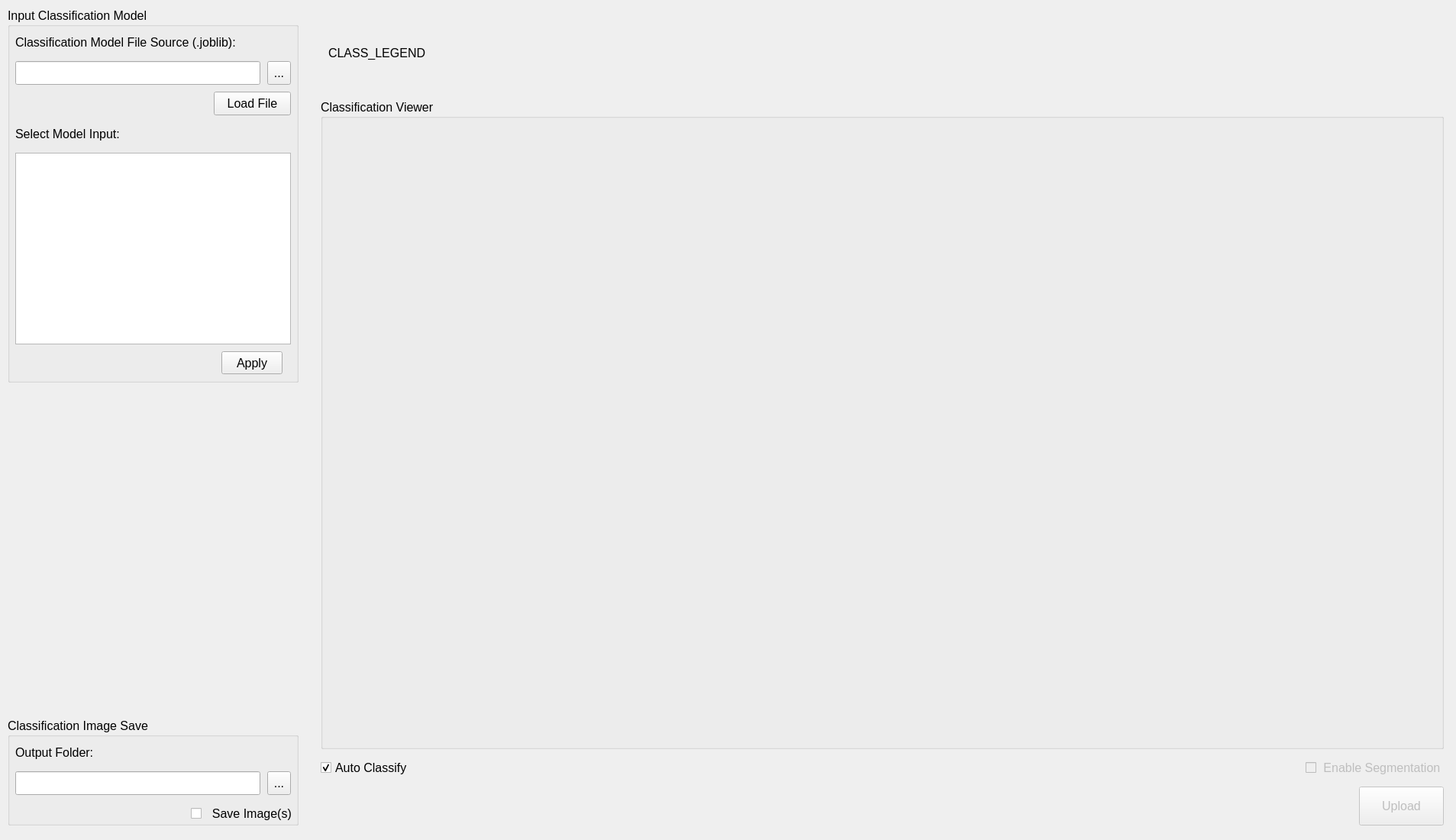
<?xml version="1.0" encoding="UTF-8"?>
<ui version="4.0">
 <class>Form</class>
 <widget class="QWidget" name="Form">
  <property name="geometry">
   <rect>
    <x>0</x>
    <y>0</y>
    <width>1907</width>
    <height>1100</height>
   </rect>
  </property>
  <property name="windowTitle">
   <string>Form</string>
  </property>
  <widget class="QGroupBox" name="class_view">
   <property name="geometry">
    <rect>
     <x>420</x>
     <y>130</y>
     <width>1471</width>
     <height>851</height>
    </rect>
   </property>
   <property name="font">
    <font>
     <pointsize>12</pointsize>
    </font>
   </property>
   <property name="title">
    <string>Classification Viewer</string>
   </property>
   <widget class="QLabel" name="class_img">
    <property name="geometry">
     <rect>
      <x>10</x>
      <y>20</y>
      <width>1451</width>
      <height>821</height>
     </rect>
    </property>
    <property name="text">
     <string/>
    </property>
   </widget>
  </widget>
  <widget class="QLabel" name="img_legend">
   <property name="geometry">
    <rect>
     <x>430</x>
     <y>19</y>
     <width>1461</width>
     <height>101</height>
    </rect>
   </property>
   <property name="font">
    <font>
     <pointsize>12</pointsize>
    </font>
   </property>
   <property name="text">
    <string>CLASS_LEGEND</string>
   </property>
  </widget>
  <widget class="QGroupBox" name="image_save_4">
   <property name="geometry">
    <rect>
     <x>10</x>
     <y>940</y>
     <width>381</width>
     <height>141</height>
    </rect>
   </property>
   <property name="font">
    <font>
     <pointsize>12</pointsize>
     <bold>false</bold>
     <underline>false</underline>
    </font>
   </property>
   <property name="title">
    <string>Classification Image Save</string>
   </property>
   <widget class="QCheckBox" name="img_save_act_4">
    <property name="geometry">
     <rect>
      <x>240</x>
      <y>110</y>
      <width>140</width>
      <height>31</height>
     </rect>
    </property>
    <property name="text">
     <string>  Save Image(s)</string>
    </property>
   </widget>
   <widget class="QToolButton" name="folder_save_open_dir_4">
    <property name="geometry">
     <rect>
      <x>340</x>
      <y>70</y>
      <width>31</width>
      <height>31</height>
     </rect>
    </property>
    <property name="text">
     <string>...</string>
    </property>
   </widget>
   <widget class="QLineEdit" name="folder_save_path_4">
    <property name="geometry">
     <rect>
      <x>10</x>
      <y>70</y>
      <width>321</width>
      <height>31</height>
     </rect>
    </property>
   </widget>
   <widget class="QLabel" name="img_dir_4">
    <property name="geometry">
     <rect>
      <x>10</x>
      <y>30</y>
      <width>110</width>
      <height>31</height>
     </rect>
    </property>
    <property name="text">
     <string>Output Folder:</string>
    </property>
   </widget>
  </widget>
  <widget class="QGroupBox" name="class_input">
   <property name="geometry">
    <rect>
     <x>10</x>
     <y>10</y>
     <width>381</width>
     <height>491</height>
    </rect>
   </property>
   <property name="font">
    <font>
     <pointsize>12</pointsize>
    </font>
   </property>
   <property name="title">
    <string>Input Classification Model</string>
   </property>
   <widget class="QLabel" name="model_file_dir">
    <property name="geometry">
     <rect>
      <x>10</x>
      <y>30</y>
      <width>290</width>
      <height>31</height>
     </rect>
    </property>
    <property name="text">
     <string>Classification Model File Source (.joblib):</string>
    </property>
   </widget>
   <widget class="QLineEdit" name="model_path_dir">
    <property name="geometry">
     <rect>
      <x>10</x>
      <y>70</y>
      <width>321</width>
      <height>31</height>
     </rect>
    </property>
   </widget>
   <widget class="QPushButton" name="model_load">
    <property name="geometry">
     <rect>
      <x>270</x>
      <y>110</y>
      <width>101</width>
      <height>31</height>
     </rect>
    </property>
    <property name="text">
     <string>Load File</string>
    </property>
   </widget>
   <widget class="QToolButton" name="model_open_dir">
    <property name="geometry">
     <rect>
      <x>340</x>
      <y>70</y>
      <width>31</width>
      <height>31</height>
     </rect>
    </property>
    <property name="text">
     <string>...</string>
    </property>
   </widget>
   <widget class="QLabel" name="model_input_sel">
    <property name="geometry">
     <rect>
      <x>10</x>
      <y>150</y>
      <width>140</width>
      <height>31</height>
     </rect>
    </property>
    <property name="text">
     <string>Select Model Input:</string>
    </property>
   </widget>
   <widget class="QListWidget" name="model_input">
    <property name="geometry">
     <rect>
      <x>10</x>
      <y>190</y>
      <width>361</width>
      <height>251</height>
     </rect>
    </property>
   </widget>
   <widget class="QPushButton" name="model_apply">
    <property name="geometry">
     <rect>
      <x>280</x>
      <y>450</y>
      <width>80</width>
      <height>30</height>
     </rect>
    </property>
    <property name="text">
     <string>Apply</string>
    </property>
   </widget>
  </widget>
  <widget class="QCheckBox" name="class_en_segment">
   <property name="enabled">
    <bool>false</bool>
   </property>
   <property name="geometry">
    <rect>
     <x>1710</x>
     <y>990</y>
     <width>180</width>
     <height>31</height>
    </rect>
   </property>
   <property name="font">
    <font>
     <pointsize>12</pointsize>
    </font>
   </property>
   <property name="text">
    <string> Enable Segmentation</string>
   </property>
  </widget>
  <widget class="QPushButton" name="model_code_up">
   <property name="enabled">
    <bool>false</bool>
   </property>
   <property name="geometry">
    <rect>
     <x>1780</x>
     <y>1030</y>
     <width>111</width>
     <height>51</height>
    </rect>
   </property>
   <property name="font">
    <font>
     <pointsize>12</pointsize>
    </font>
   </property>
   <property name="text">
    <string>Upload</string>
   </property>
  </widget>
  <widget class="QCheckBox" name="class_en_segment_2">
   <property name="geometry">
    <rect>
     <x>420</x>
     <y>990</y>
     <width>180</width>
     <height>31</height>
    </rect>
   </property>
   <property name="font">
    <font>
     <pointsize>12</pointsize>
    </font>
   </property>
   <property name="text">
    <string>Auto Classify</string>
   </property>
   <property name="checked">
    <bool>true</bool>
   </property>
  </widget>
 </widget>
 <resources/>
 <connections/>
</ui>
